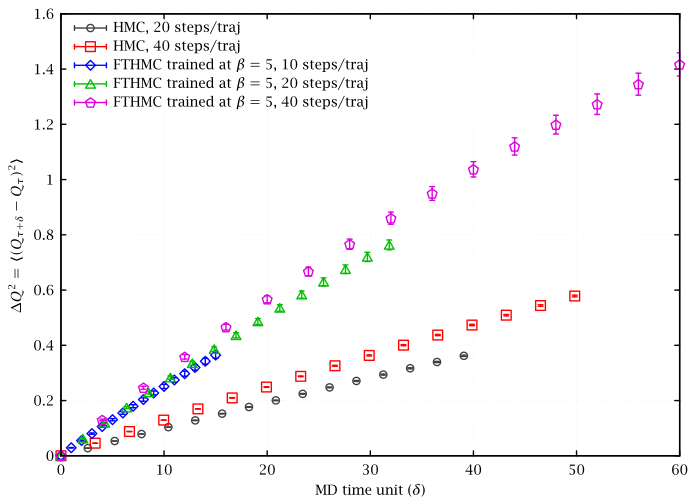

Recreate this plot in gnuplot.
set lmargin 9
set grid lc rgb '#f0f0f0'
set xlabel 'MD time unit ($\delta$)'
set ylabel '$\Delta Q^2 = \langle (Q_{\tau+\delta}-Q_\tau)^2 \rangle$'
set key left Left reverse
plot\
	"<sed -n '/^beta: 5$/,/^beta: /{/^BEGIN dQ2$/,/^END dQ2$/{/dQ2/d;p;};}' ../../u1_2d/stats/t_hmc_2_dq2_post_train" u ($1*20*0.13025032951094404):2:4 w e t 'HMC, 20 steps/traj',\
	"<sed -n '/^beta: 5$/,/^beta: /{/^BEGIN dQ2$/,/^END dQ2$/{/dQ2/d;p;};}' ../../u1_2d/stats/t_hmc_0_dq2_post_train" u ($1*40*0.083048177247344687):2:4 w e t 'HMC, 40 steps/traj',\
	"<sed -n '/^beta: 5$/,/^beta: /{/^BEGIN dQ2$/,/^END dQ2$/{/dQ2/d;p;};}' ../../u1_2d/stats/t_force_b25_0_dq2_post_train" u ($1*10*0.1):2:4 w e t 'FTHMC trained at $\beta=5$, 10 steps/traj',\
	"<sed -n '/^beta: 5$/,/^beta: /{/^BEGIN dQ2$/,/^END dQ2$/{/dQ2/d;p;};}' ../../u1_2d/stats/i_force_b25_0_b5_0_dq2_post_train" u ($1*20*0.10612744839405544):2:4 w e t 'FTHMC trained at $\beta=5$, 20 steps/traj',\
	"<sed -n '/^beta: 5$/,/^beta: /{/^BEGIN dQ2$/,/^END dQ2$/{/dQ2/d;p;};}' ../../u1_2d/stats/i_force_b25_0_b5_1_dq2_inference" u ($1*40*0.1):2:4 w e t 'FTHMC trained at $\beta=5$, 40 steps/traj'
